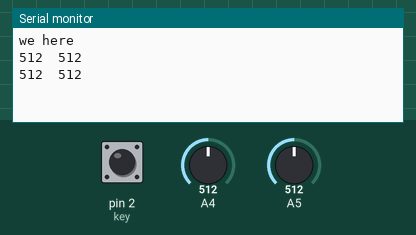
Simulated run of this sketch. Board: Arduino Uno, built with avr-gcc and run on an emulated ATmega328P. Parts: the last lines printed to the serial monitor. The test bench sets the inputs (shaded band); at power-on: pin 2 (key) HIGH, A4 = 512, A5 = 512.

Above: at 1.8 s.
1.9 s: pin 2 (key) pulled LOW for 1.2 s
4.6 s: A4 set to 716
At 5.7 s:
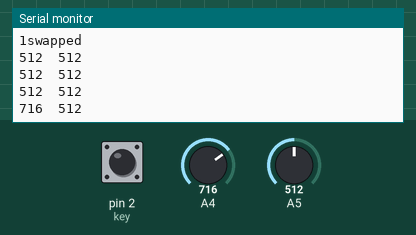
6.1 s: A5 set to 716
At 6.1 s:
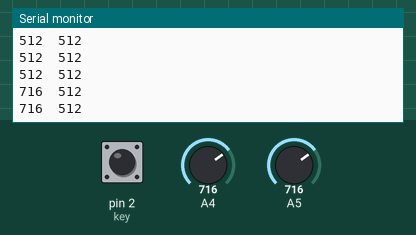
7.6 s: A4 set to 900
At 8.8 s:
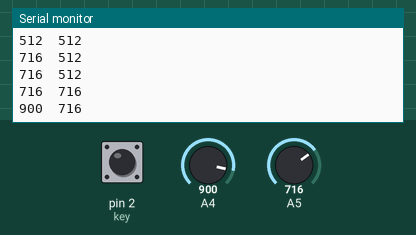
9.1 s: A5 set to 900
At 9.1 s:
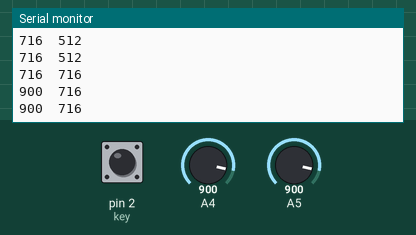
10.6 s: pin 2 (key) pulled LOW for 1.2 s
At 10.86 s:
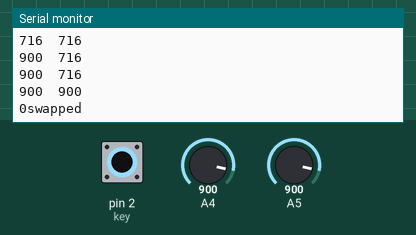
Timing chart, 0 to 13.6 s (numbered marks = the images above; inputs shaded):
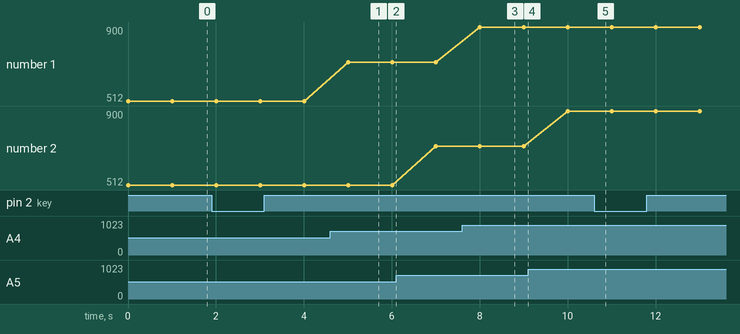

Measured:
- after the input at 4.6 s, the serial monitor: prints a new line after 0.40 s (image 1)
- after the input at 7.6 s, the serial monitor: prints a new line after 0.41 s (image 3)
- after the input at 10.6 s, the serial monitor: prints a new line at once (image 5)
- plotted number 1: 512 → 716 after the input at 4.6 s, 716 → 900 after the input at 7.6 s

The sketch:

joystick_test.ino.ino
```cpp
int x1 = 512;
int y1 = 512;

int key = 2;
bool on = false;

void on_off(){
    on = !on;
    Serial.print(on);
    Serial.println("swapped");
}

void print_xy(){
  Serial.print(x1);
  Serial.print("\t");
  Serial.print(y1);
  Serial.println();

}
void setup(){
  pinMode(key, INPUT_PULLUP);
  attachInterrupt(digitalPinToInterrupt(key), on_off, FALLING);

  Serial.begin(9600); // Initialize serial communication
  Serial.print("we here");
  Serial.println();
}

void loop(){
  x1 = analogRead(4);
  y1 = analogRead(5);
  print_xy();
  //Serial.print("pin 2: ");
  //Serial.print(digitalRead(key));
  //Serial.print(" on: ");
  //Serial.print(on);
  //Serial.println();
  delay(1000);
}
```
